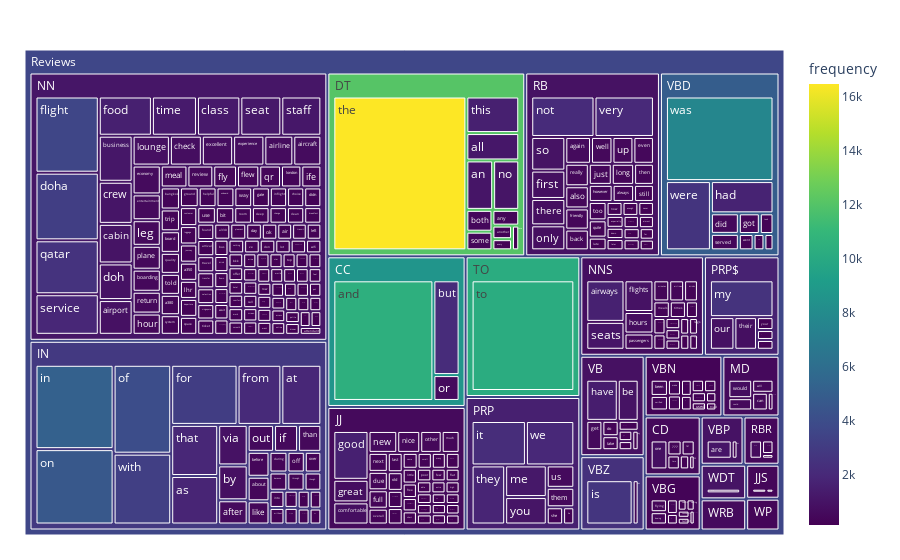

Source (notebook cell):
### Code cell
bow_words_freq["pos_tag"] = bow_words_freq["words"].apply(get_pos_tag)

#create a tree map
fig = px.treemap(bow_words_freq[:350], 
                path=[px.Constant('Reviews'), 'pos_tag','words'], 
                values='frequency',
                color='frequency',
                color_continuous_scale='viridis',
                )

fig.update_layout(margin = dict(t=50, l=25, r=25, b=25))
fig.show()

### Figure 1 — Plotly figure (JSON) as saved in the notebook; plotly's stock layout.template omitted (floating-point values rounded to 4 significant figures; data arrays with more than 128 entries replaced by an {"elided": "..."} marker saying what was removed)
{"data": [{"branchvalues": "total", "customdata": {"elided": "374x1 float values"}, "domain": {"x": [0, 1], "y": [0, 1]}, "hovertemplate": "labels=%{label}<br>frequency_sum=%{value}<br>parent=%{parent}<br>id=%{id}<br>frequency=%{color}<extra></extra>", "ids": {"elided": "374 str values"}, "labels": {"elided": "374 str values"}, "marker": {"coloraxis": "coloraxis", "colors": {"elided": "374 float values"}}, "name": "", "parents": {"elided": "374 str values"}, "type": "treemap", "values": {"elided": "374 float values"}}], "layout": {"coloraxis": {"colorbar": {"title": {"text": "frequency"}}, "colorscale": [[0, "#440154"], [0.1111, "#482878"], [0.2222, "#3e4989"], [0.3333, "#31688e"], [0.4444, "#26828e"], [0.5556, "#1f9e89"], [0.6667, "#35b779"], [0.7778, "#6ece58"], [0.8889, "#b5de2b"], [1, "#fde725"]]}, "legend": {"tracegroupgap": 0}, "margin": {"b": 25, "l": 25, "r": 25, "t": 50}}}
